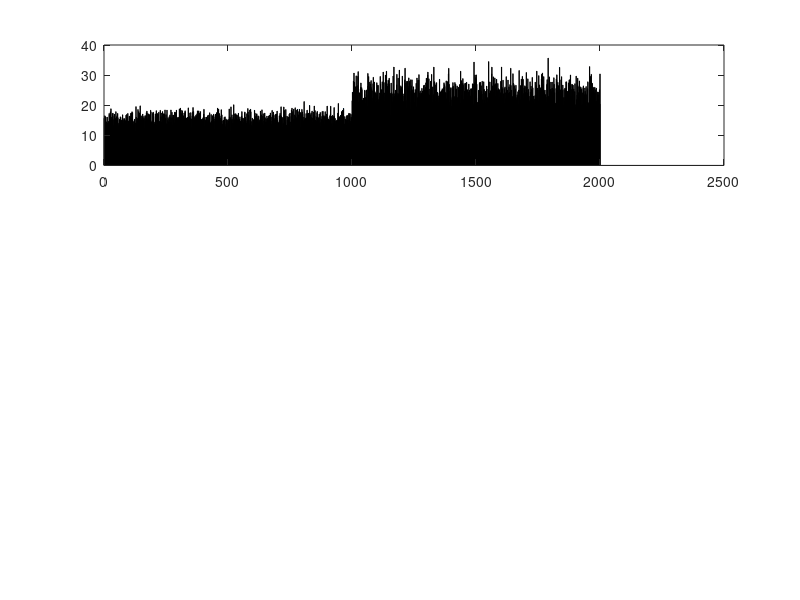

The MATLAB script that drew this image: (Note: this script raises an error after producing the figure.)
x1 = 15+2*randn(1,1000);
x2 = 23+4*randn(1,1000);
x = [x1 x2];
y = [zeros(1,1000) ones(1,1000)]; 

subplot(3,1,1),bar(x);
[x,y] = shuffle(x,y);
subplot(3,1,2),bar(x);
subplot(3,1,3),bar(sort(x));
